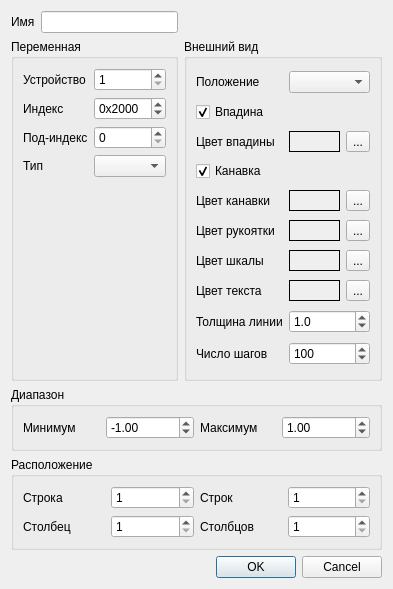
<?xml version="1.0" encoding="UTF-8"?>
<ui version="4.0">
 <class>SDOValueSliderEditDlg</class>
 <widget class="QDialog" name="SDOValueSliderEditDlg">
  <property name="geometry">
   <rect>
    <x>0</x>
    <y>0</y>
    <width>393</width>
    <height>589</height>
   </rect>
  </property>
  <property name="windowTitle">
   <string>Слайдер</string>
  </property>
  <layout class="QGridLayout" name="gridLayout_5">
   <item row="0" column="0">
    <layout class="QHBoxLayout" name="horizontalLayout">
     <item>
      <widget class="QLabel" name="lblName">
       <property name="text">
        <string>Имя</string>
       </property>
      </widget>
     </item>
     <item>
      <widget class="QLineEdit" name="leName">
       <property name="text">
        <string/>
       </property>
      </widget>
     </item>
    </layout>
   </item>
   <item row="0" column="1">
    <spacer name="horizontalSpacer">
     <property name="orientation">
      <enum>Qt::Horizontal</enum>
     </property>
     <property name="sizeHint" stdset="0">
      <size>
       <width>202</width>
       <height>20</height>
      </size>
     </property>
    </spacer>
   </item>
   <item row="1" column="0">
    <widget class="QGroupBox" name="gbData">
     <property name="title">
      <string>Переменная</string>
     </property>
     <layout class="QGridLayout" name="gridLayout">
      <item row="3" column="0">
       <widget class="QLabel" name="lblType">
        <property name="text">
         <string>Тип</string>
        </property>
       </widget>
      </item>
      <item row="3" column="1">
       <widget class="QComboBox" name="cbType"/>
      </item>
      <item row="1" column="0">
       <widget class="QLabel" name="lblIndex">
        <property name="text">
         <string>Индекс</string>
        </property>
       </widget>
      </item>
      <item row="1" column="1">
       <widget class="QSpinBox" name="sbIndex">
        <property name="prefix">
         <string>0x</string>
        </property>
        <property name="maximum">
         <number>65535</number>
        </property>
        <property name="value">
         <number>8192</number>
        </property>
        <property name="displayIntegerBase">
         <number>16</number>
        </property>
       </widget>
      </item>
      <item row="2" column="1">
       <widget class="QSpinBox" name="sbSubIndex">
        <property name="maximum">
         <number>255</number>
        </property>
       </widget>
      </item>
      <item row="0" column="0">
       <widget class="QLabel" name="lblNodeId">
        <property name="text">
         <string>Устройство</string>
        </property>
       </widget>
      </item>
      <item row="2" column="0">
       <widget class="QLabel" name="lblSubIndex">
        <property name="text">
         <string>Под-индекс</string>
        </property>
       </widget>
      </item>
      <item row="0" column="1">
       <widget class="QSpinBox" name="sbNodeId">
        <property name="minimum">
         <number>1</number>
        </property>
        <property name="maximum">
         <number>127</number>
        </property>
       </widget>
      </item>
      <item row="4" column="1">
       <spacer name="verticalSpacer">
        <property name="orientation">
         <enum>Qt::Vertical</enum>
        </property>
        <property name="sizeHint" stdset="0">
         <size>
          <width>20</width>
          <height>40</height>
         </size>
        </property>
       </spacer>
      </item>
     </layout>
    </widget>
   </item>
   <item row="1" column="1">
    <widget class="QGroupBox" name="gbPen">
     <property name="title">
      <string>Внешний вид</string>
     </property>
     <layout class="QGridLayout" name="gridLayout_2">
      <item row="5" column="2">
       <widget class="QToolButton" name="tbHandleColorSel">
        <property name="text">
         <string>...</string>
        </property>
       </widget>
      </item>
      <item row="4" column="0">
       <widget class="QLabel" name="lblGrooveColor">
        <property name="text">
         <string>Цвет канавки</string>
        </property>
       </widget>
      </item>
      <item row="2" column="2">
       <widget class="QToolButton" name="tbTroughColorSel">
        <property name="text">
         <string>...</string>
        </property>
       </widget>
      </item>
      <item row="4" column="2">
       <widget class="QToolButton" name="tbGrooveColorSel">
        <property name="text">
         <string>...</string>
        </property>
       </widget>
      </item>
      <item row="7" column="1">
       <widget class="QFrame" name="frTextColor">
        <property name="autoFillBackground">
         <bool>true</bool>
        </property>
        <property name="frameShape">
         <enum>QFrame::Panel</enum>
        </property>
       </widget>
      </item>
      <item row="8" column="1" colspan="2">
       <widget class="QDoubleSpinBox" name="sbPenWidth">
        <property name="decimals">
         <number>1</number>
        </property>
        <property name="maximum">
         <double>100.000000000000000</double>
        </property>
        <property name="singleStep">
         <double>0.500000000000000</double>
        </property>
        <property name="value">
         <double>1.000000000000000</double>
        </property>
       </widget>
      </item>
      <item row="7" column="2">
       <widget class="QToolButton" name="tbTextColorSel">
        <property name="text">
         <string>...</string>
        </property>
       </widget>
      </item>
      <item row="6" column="0">
       <widget class="QLabel" name="lblScaleColor">
        <property name="text">
         <string>Цвет шкалы</string>
        </property>
       </widget>
      </item>
      <item row="8" column="0">
       <widget class="QLabel" name="lblLineWidth">
        <property name="text">
         <string>Толщина линии</string>
        </property>
       </widget>
      </item>
      <item row="5" column="1">
       <widget class="QFrame" name="frHandleColor">
        <property name="autoFillBackground">
         <bool>true</bool>
        </property>
        <property name="frameShape">
         <enum>QFrame::Panel</enum>
        </property>
       </widget>
      </item>
      <item row="1" column="0" colspan="2">
       <widget class="QCheckBox" name="cbTrough">
        <property name="text">
         <string>Впадина</string>
        </property>
        <property name="checked">
         <bool>true</bool>
        </property>
       </widget>
      </item>
      <item row="6" column="1">
       <widget class="QFrame" name="frScaleColor">
        <property name="autoFillBackground">
         <bool>true</bool>
        </property>
        <property name="frameShape">
         <enum>QFrame::Panel</enum>
        </property>
       </widget>
      </item>
      <item row="9" column="1" colspan="2">
       <widget class="QSpinBox" name="sbSteps">
        <property name="minimum">
         <number>10</number>
        </property>
        <property name="maximum">
         <number>1000</number>
        </property>
        <property name="value">
         <number>100</number>
        </property>
       </widget>
      </item>
      <item row="9" column="0">
       <widget class="QLabel" name="lblSteps">
        <property name="text">
         <string>Число шагов</string>
        </property>
       </widget>
      </item>
      <item row="5" column="0">
       <widget class="QLabel" name="lblHandleColor">
        <property name="text">
         <string>Цвет рукоятки</string>
        </property>
       </widget>
      </item>
      <item row="6" column="2">
       <widget class="QToolButton" name="tbScaleColorSel">
        <property name="text">
         <string>...</string>
        </property>
       </widget>
      </item>
      <item row="4" column="1">
       <widget class="QFrame" name="frGrooveColor">
        <property name="autoFillBackground">
         <bool>true</bool>
        </property>
        <property name="frameShape">
         <enum>QFrame::Panel</enum>
        </property>
       </widget>
      </item>
      <item row="3" column="0" colspan="2">
       <widget class="QCheckBox" name="cbGroove">
        <property name="text">
         <string>Канавка</string>
        </property>
        <property name="checked">
         <bool>true</bool>
        </property>
       </widget>
      </item>
      <item row="2" column="1">
       <widget class="QFrame" name="frTroughColor">
        <property name="autoFillBackground">
         <bool>true</bool>
        </property>
        <property name="frameShape">
         <enum>QFrame::Panel</enum>
        </property>
       </widget>
      </item>
      <item row="7" column="0">
       <widget class="QLabel" name="lblTextColor">
        <property name="text">
         <string>Цвет текста</string>
        </property>
       </widget>
      </item>
      <item row="2" column="0">
       <widget class="QLabel" name="lblTroughColor">
        <property name="text">
         <string>Цвет впадины</string>
        </property>
       </widget>
      </item>
      <item row="0" column="0">
       <widget class="QLabel" name="lblOrientation">
        <property name="text">
         <string>Положение</string>
        </property>
       </widget>
      </item>
      <item row="0" column="1" colspan="2">
       <widget class="QComboBox" name="cbOrientation"/>
      </item>
     </layout>
    </widget>
   </item>
   <item row="2" column="0" colspan="2">
    <widget class="QGroupBox" name="gbRange">
     <property name="title">
      <string>Диапазон</string>
     </property>
     <layout class="QGridLayout" name="gridLayout_4">
      <item row="0" column="0">
       <widget class="QLabel" name="lblRangeMin">
        <property name="text">
         <string>Минимум</string>
        </property>
       </widget>
      </item>
      <item row="0" column="1">
       <widget class="QDoubleSpinBox" name="sbRangeMin">
        <property name="minimum">
         <double>-4294967296.000000000000000</double>
        </property>
        <property name="maximum">
         <double>4294967296.000000000000000</double>
        </property>
        <property name="value">
         <double>-1.000000000000000</double>
        </property>
       </widget>
      </item>
      <item row="0" column="2">
       <widget class="QLabel" name="lblRangeMax">
        <property name="text">
         <string>Максимум</string>
        </property>
       </widget>
      </item>
      <item row="0" column="3">
       <widget class="QDoubleSpinBox" name="sbRangeMax">
        <property name="minimum">
         <double>-4294967296.000000000000000</double>
        </property>
        <property name="maximum">
         <double>4294967296.000000000000000</double>
        </property>
        <property name="value">
         <double>1.000000000000000</double>
        </property>
       </widget>
      </item>
     </layout>
    </widget>
   </item>
   <item row="3" column="0" colspan="2">
    <widget class="QGroupBox" name="gbPos">
     <property name="title">
      <string>Расположение</string>
     </property>
     <layout class="QGridLayout" name="gridLayout_3">
      <item row="0" column="0">
       <widget class="QLabel" name="lblPosRow">
        <property name="text">
         <string>Строка</string>
        </property>
       </widget>
      </item>
      <item row="0" column="1">
       <widget class="QSpinBox" name="sbPosRow">
        <property name="minimum">
         <number>1</number>
        </property>
       </widget>
      </item>
      <item row="0" column="2">
       <widget class="QLabel" name="lblSizeRow">
        <property name="text">
         <string>Строк</string>
        </property>
       </widget>
      </item>
      <item row="0" column="3">
       <widget class="QSpinBox" name="sbSizeRow">
        <property name="minimum">
         <number>1</number>
        </property>
       </widget>
      </item>
      <item row="1" column="0">
       <widget class="QLabel" name="lblPosCol">
        <property name="text">
         <string>Столбец</string>
        </property>
       </widget>
      </item>
      <item row="1" column="1">
       <widget class="QSpinBox" name="sbPosCol">
        <property name="minimum">
         <number>1</number>
        </property>
       </widget>
      </item>
      <item row="1" column="2">
       <widget class="QLabel" name="lblSizeCol">
        <property name="text">
         <string>Столбцов</string>
        </property>
       </widget>
      </item>
      <item row="1" column="3">
       <widget class="QSpinBox" name="sbSizeCol">
        <property name="minimum">
         <number>1</number>
        </property>
       </widget>
      </item>
     </layout>
    </widget>
   </item>
   <item row="4" column="1">
    <widget class="QDialogButtonBox" name="buttonBox">
     <property name="orientation">
      <enum>Qt::Horizontal</enum>
     </property>
     <property name="standardButtons">
      <set>QDialogButtonBox::Cancel|QDialogButtonBox::Ok</set>
     </property>
    </widget>
   </item>
  </layout>
 </widget>
 <resources/>
 <connections>
  <connection>
   <sender>buttonBox</sender>
   <signal>accepted()</signal>
   <receiver>SDOValueSliderEditDlg</receiver>
   <slot>accept()</slot>
   <hints>
    <hint type="sourcelabel">
     <x>248</x>
     <y>254</y>
    </hint>
    <hint type="destinationlabel">
     <x>157</x>
     <y>274</y>
    </hint>
   </hints>
  </connection>
  <connection>
   <sender>buttonBox</sender>
   <signal>rejected()</signal>
   <receiver>SDOValueSliderEditDlg</receiver>
   <slot>reject()</slot>
   <hints>
    <hint type="sourcelabel">
     <x>316</x>
     <y>260</y>
    </hint>
    <hint type="destinationlabel">
     <x>286</x>
     <y>274</y>
    </hint>
   </hints>
  </connection>
 </connections>
</ui>
